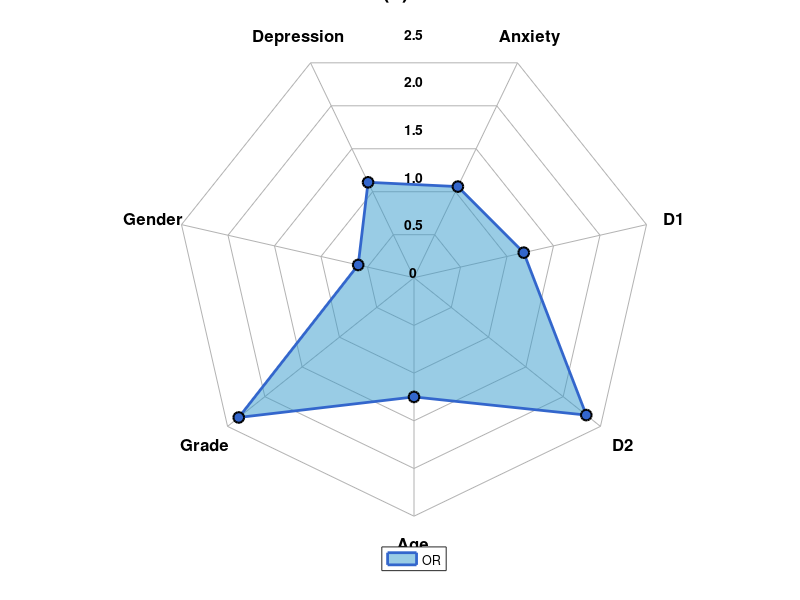

This chart was generated by the following MATLAB code: (Note: this script raises an error after producing the figure.)
categories = {'Age', 'Grade', 'Gender', 'Depression', 'Anxiety', 'D1', 'D2'};
values = [1.25, 2.35, 0.6, 1.11, 1.06, 1.18, 2.31];

f = figure('Color', 'white', 'Position', [100 100 800 800]);
ax = axes('Parent', f);
hold(ax, 'on');
axis(ax, 'equal');
axis(ax, 'off');

numPoints = length(categories);
maxR = 2.5;
gridLevels = 0:0.5:maxR;

angles = -pi/2 - (0:numPoints-1)*(2*pi/numPoints);

for r = gridLevels
    x = r * cos(angles);
    y = r * sin(angles);
    plot([x, x(1)], [y, y(1)], 'Color', [0.7 0.7 0.7], 'LineWidth', 0.5);
end

center = [0, 0];
for i = 1:numPoints
    x = maxR * cos(angles(i));
    y = maxR * sin(angles(i));
    plot([center(1), x], [center(1), y], 'Color', [0.7 0.7 0.7], 'LineWidth', 0.5);
end

x_data = values .* cos(angles);
y_data = values .* sin(angles);

h_fill = fill([x_data, x_data(1)], [y_data, y_data(1)], [0.2 0.6 0.8], ...
    'FaceAlpha', 0.5, ...
    'EdgeColor', [0.2 0.4 0.8], ...
    'LineWidth', 2, ...
    'DisplayName', 'OR');

scatter(x_data, y_data, 60, 'filled', ...
    'MarkerFaceColor', [0.2 0.4 0.8], ...
    'MarkerEdgeColor', 'k', ...
    'LineWidth', 1.5);

labelPositions = 1.12 * maxR * [cos(angles); sin(angles)];
for i = 1:numPoints
    text(labelPositions(1, i), labelPositions(2, i), categories{i}, ...
        'FontSize', 12, ...
        'FontWeight', 'bold', ...
        'HorizontalAlignment', 'center', ...
        'VerticalAlignment', 'middle');
end

rLabels = {'0', '0.5', '1.0', '1.5', '2.0', '2.5'};
rLabelAngles = pi/2;

for i = 1:length(gridLevels)
    r = gridLevels(i);
    x = r * cos(rLabelAngles);
    y = r * sin(rLabelAngles);
    text(x, y, rLabels{i}, ...
        'FontSize', 10, ...
        'FontWeight', 'bold', ...
        'HorizontalAlignment', 'center', ...
        'VerticalAlignment', 'bottom');
end

text(0, 1.2 * maxR, '(a) SA', ...
    'FontSize', 16, ...
    'FontWeight', 'bold', ...
    'HorizontalAlignment', 'center');

lgd = legend(h_fill, 'Location', 'southoutside');
lgd.FontSize = 12;
lgd.FontWeight = 'bold';

axis([-maxR*1.3, maxR*1.3, -maxR*1.3, maxR*1.3]);

exportgraphics(f, 'radar_chart.tif', 'Resolution', 1000, 'ContentType', 'image');
disp('High-resolution TIFF radar chart saved as radar_chart.tif (1000 DPI)');
